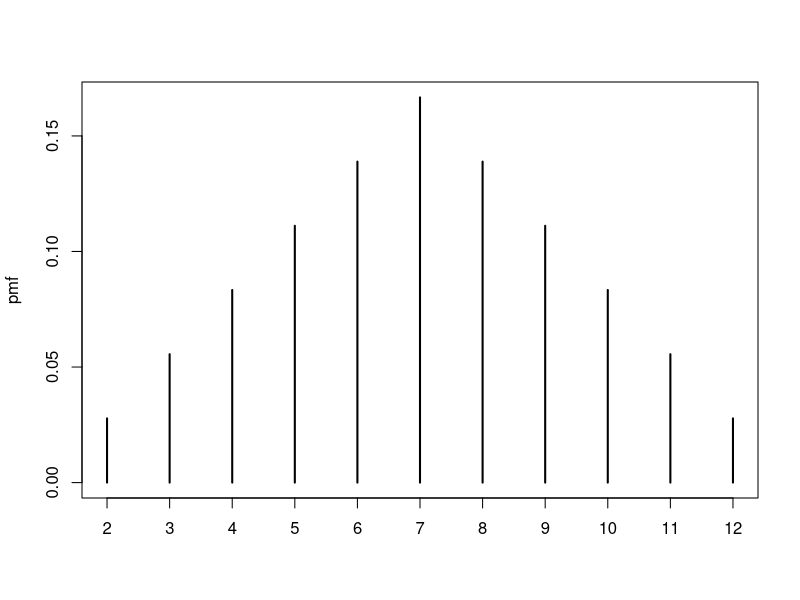
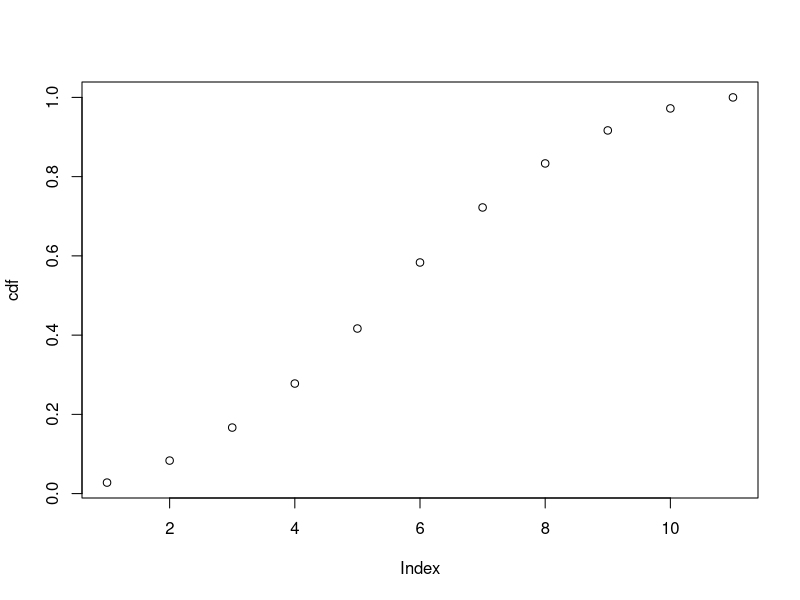

The R script that drew these images, in order:
#-----------------#
# Generamos datos #
#-----------------#

dado1 <- 1:6
dado2 <- 1:6
combinaciones <- expand.grid("dado1" = dado1, "dado2" = dado2)
combinaciones$suma_dados <- combinaciones$dado1 + combinaciones$dado2

#-----------#
# Preguntas #
#-----------#

# Reemplace donde vea "***" con lo que considera correcto

# Analice el objeto "combinaciones" ¿Cuál de las columnas es la variable aleatoria?
combinaciones

# Calcule la función de masa de probabilidad (pmf)
pmf <- table(combinaciones$suma_dados)/nrow(combinaciones)

# Confirme que la pmf suma 1
sum(pmf)

# Grafique la pmf
plot(pmf)

# Calcule la función de distribución acumulada (cdf)
cdf <- cumsum(pmf)

# Grafique la cdf
plot(cdf)

# ¿Cuál es el espacio muestral de la suma de dos datos?
espacio_muestral <- unique(combinaciones$suma_dados)

# ¿Cuál es el valor esperado de la suma de dos dados
e_x <- sum(espacio_muestral*pmf)

# ¿Cuál es la varianza y desviación estándar de la suma de dos datos?
varianza_dados <- (sum(espacio_muestral^2*pmf))-(sum(e_x^2))
varianza_dados
sqrt(varianza_dados)

